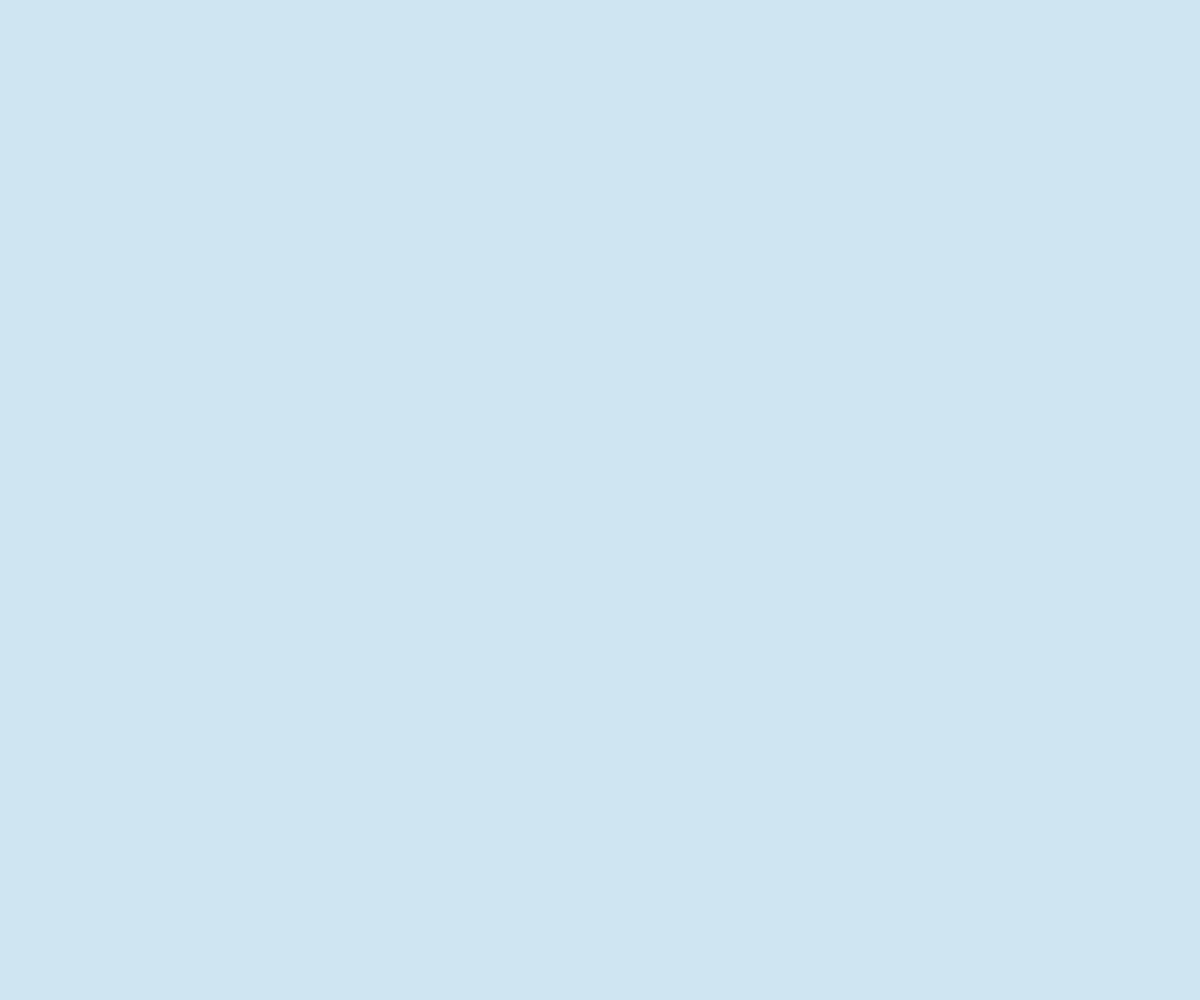
Frame 1 (no input)
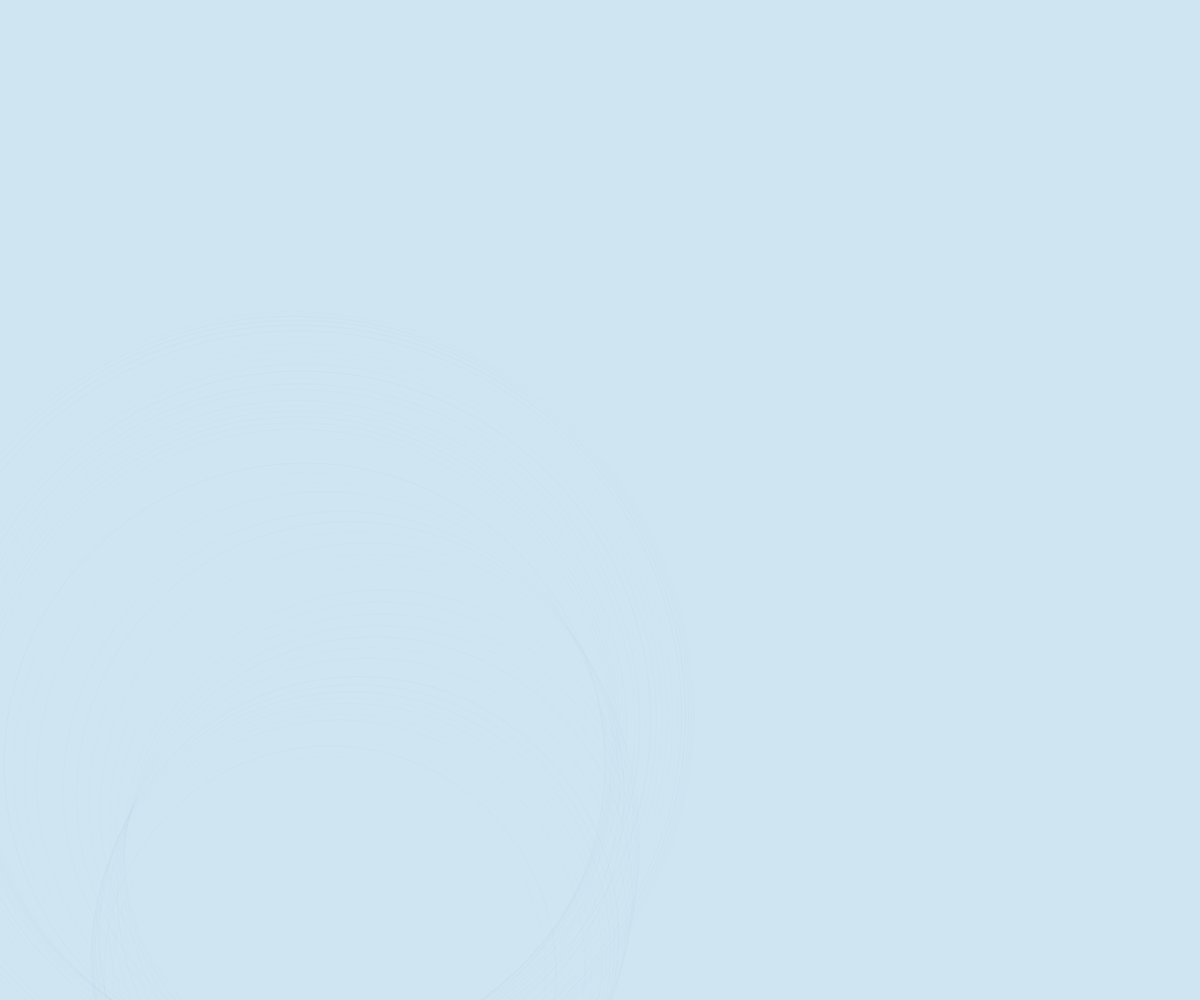
Frame 60 (no input)
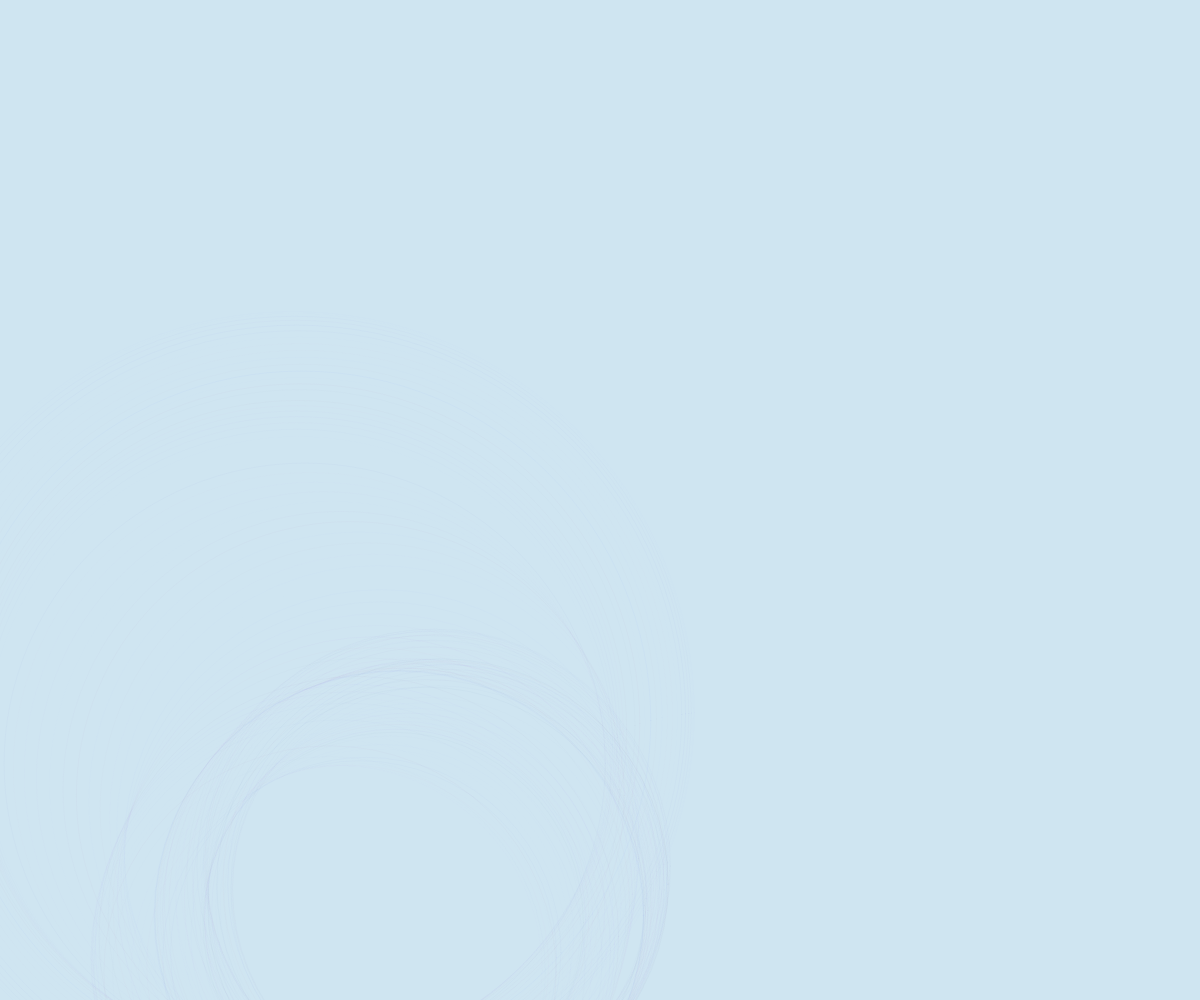
Frame 120 (the mouse pressed at the canvas centre since frame 60)

The p5.js sketch that drew these frames (run headless with seeded random() and noise() and a simulated clock; from frame 60 on, the mouse is pressed at the canvas centre):

// p5.js sketch
// ── sketch.js

let x;
let y;
let nl;
let ns = 1;
let n;
let s;
let fs;

function setup() {
  createCanvas(windowWidth, windowHeight);
  background(207, 229, 241);
  //(180, 200, 235)
  
  noFill();
  x = width/2;
  y = height/2;
  nl = width;
  s = width/2;
}

function draw() {
  
  // x = constrain(x, 0, width);
  // y = constrain(y, 0, height);
  
  
  n = ns*(frameCount/100);
  
  x = nl * noise(n + 100);
  y = nl * noise(n + 1000);
  s = nl * noise(n);
  
  fs = color(105, 125, 165, random(0, 3));
//   75, 95, 130
  // f = color(180, 200, 235, random(0, 5));
  f = color(random(105, 180), 125, random(165, 235), random(0, 10));
  
  // fill(f);
  // noStroke();
  stroke(f);
  ellipse(x, y, s);
}

function windowResized(){
    resizeCanvas(windowWidth, windowHeight)
}
// ── style.css
body {
    background-color: rgb(207, 229, 241);
}

canvas{
    position: fixed;
    left: 0;
    top: 0;
    z-index: -1;
    cursor: crosshair;
    /* fullscreen canvas behind other stuff */
}

.space {
    width: 100%;
    margin: auto;
    margin-top: 1.75em;
    border-top: 20px dotted rgba(194, 215, 226, 0);
    margin-bottom: 1.75em;
    cursor: crosshair;
}

.contain{
    width: 90%;
    margin: auto;
    place-content: center;
    text-align: left;
    cursor: crosshair;
}

.thirds {
    width: 100%;
    display: grid;
    text-align: center;
    grid-template-columns: 1fr 1fr 1fr;
    column-gap: 15px;
    row-gap: 15px;
    cursor: crosshair;
}

/* .twos {
    width: 100%;
    display: grid;
    text-align: left;
    grid-template-columns: 1fr 1fr;
    column-gap: 15px;
    row-gap: 15px;
    cursor: crosshair;
} */

.button {
    margin: auto;
    display: flex;
    /* justify-content: center; */
    gap: 15px;
    margin-bottom: 2em;
}

.button a:link, .button a:visited {
    border-radius: 35px;
    background-color: rgba(194, 215, 226, 0.505);
    padding: 10px 25px;
    text-align: center;
    text-decoration: none;
    display: inline-block;
    transition-duration: 0.25s;
    font-family: monospace;
    font-size: 16px;
    color: rgb(75, 95, 130);
    cursor: crosshair;
}

.button a:hover, .button a:active {
    /* background-color: rgb(207, 229, 241, 0.505);
    color: rgb(199, 0, 57); */
    color: rgb(207, 229, 241);
    background-color: rgb(199, 0, 57, 0.85);
}

h1 {
    font-family: monospace;
    font-size: 40px;
    color: rgb(75, 95, 130);
    transition-duration: 0.25s;
}
h1:hover{
    font-size: 40px;
    /* color: rgb(194, 215, 226); */
    color: rgb(75, 95, 130, .75);
}

h2 {
    font-family: monospace;
    color: rgb(95, 120, 160);
    transition-duration: 0.25s;
}
h2:hover{
    color: rgb(95, 120, 160, .75);
}

/* p {
    font-family: monospace;
    font-size: 16px;
    color: rgb(194, 215, 226);
    transition-duration: 0.25s;
}
p:hover{
    font-family: monospace;
    color: rgb(199, 0, 57);
} */

li {
    font-family: monospace;
    font-size: 16px;
    color: rgb(75, 95, 130);
    text-decoration: none;
    transition-duration: 0.25s;
}

a:link, a:visited {
    color: rgb(75, 95, 130);
    text-decoration: none;
    transition-duration: 0.25s;
}
a:hover, a:active{
    color: rgb(199, 0, 57);
}
